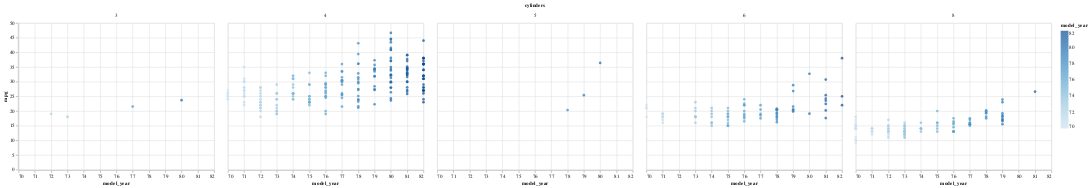

Write notebook code for a chart like this one.
### Markdown cell above
We used `row="cylinders"` to indicate that each cylinder value should appear in its own row.  If we just input `"cylinders"` without the `row=`, then each cylinder value will appear in its own column.

### Code cell
alt.Chart(df).mark_circle().encode(
    x=alt.X("model_year", scale=alt.Scale(zero=False)),
    y="mpg",
    color="model_year" # :N nominal
).facet(
    "cylinders"
)

### Figure 1 — Vega-Lite specification as saved in the notebook (floating-point values rounded to 4 significant figures; data arrays with more than 128 entries replaced by an {"elided": "..."} marker saying what was removed)
{"config": {"view": {"continuousWidth": 400, "continuousHeight": 300}}, "data": {"name": "data-f1198cc0481ad698d7dc4699e0a3efa7"}, "facet": {"field": "cylinders", "type": "quantitative"}, "spec": {"mark": "circle", "encoding": {"color": {"field": "model_year", "type": "quantitative"}, "x": {"field": "model_year", "scale": {"zero": false}, "type": "quantitative"}, "y": {"field": "mpg", "type": "quantitative"}}}, "$schema": "https://vega.github.io/schema/vega-lite/v4.17.0.json", "datasets": {"data-f1198cc0481ad698d7dc4699e0a3efa7": {"elided": "398 records"}}}
